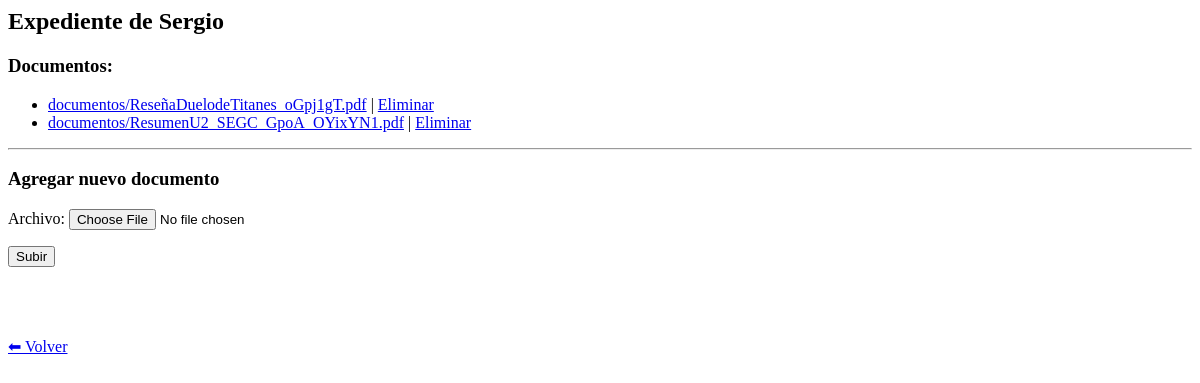
Before: /expedientes/2/ with the older database file.
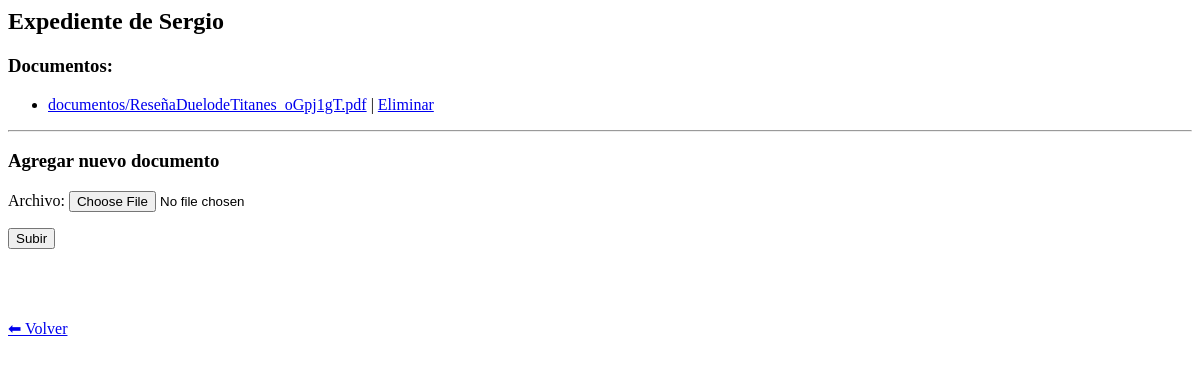
After: the same page with the newer database file.
### expedientes/models.py (models this page shows, shortened)
class Documento(models.Model):
    estudiante = models.ForeignKey(Estudiante, on_delete=models.CASCADE, related_name="documentos")
    archivo = models.FileField(upload_to="documentos/")

### expedientes/views.py (the view, shortened to what this page needs)
# urls.py: path("<int:pk>/", EstudianteDetailView.as_view(), name="estudiante_detail"),
class EstudianteDetailView(DetailView):
    model = Estudiante
    template_name = "expedientes/estudiante_detail.html"
    def get_context_data(self, **kwargs):
        context = super().get_context_data(**kwargs)
        context["form"] = DocumentoForm()
        return context

### expedientes/forms.py
class DocumentoForm(forms.ModelForm):
    class Meta:
        model = Documento
        fields = ["archivo"]

### expedientes/templates/expedientes/estudiante_detail.html (shortened to what this page needs)
<h2>Expediente de {{ object.nombre }}</h2>
<h3>Documentos:</h3>
<ul>
  {% for doc in object.documentos.all %}
    <li>
      {% if doc.archivo %}
        <a href="{{ doc.archivo.url }}">{{ doc.archivo.name }}</a>
      {% else %}
        <em>Sin archivo</em>
      {% endif %}
      {% if doc.pk %}
        | <a href="{% url 'eliminar_documento' object.pk doc.pk %}">Eliminar</a>
      {% endif %}
    </li>
  {% empty %}
    <li>No hay documentos subidos.</li>
  {% endfor %}
</ul>
<hr>
<h3>Agregar nuevo documento</h3>
<form method="post" enctype="multipart/form-data">
  {{ form.as_p }}
  <button type="submit">Subir</button>
</form>
<a href="{% url 'expediente_list' %}" class="btn btn-secondary">⬅ Volver</a>

Changed rows visible on the page:
removed Documento: archivo.name "documentos/ResumenU2_SEGC_GpoA_OYixYN1.pdf", shows "Eliminar"
